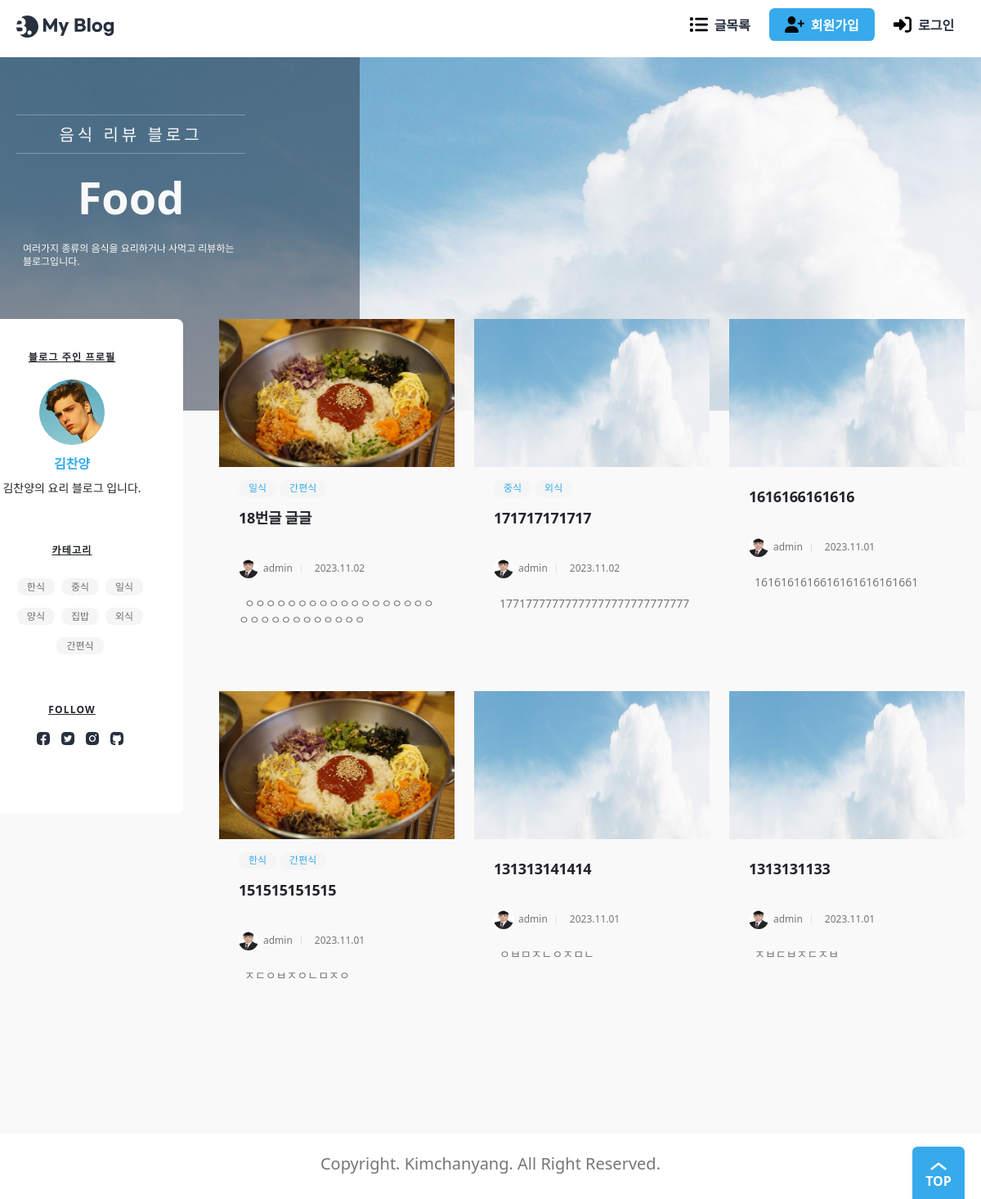
Before: / with the older database file.
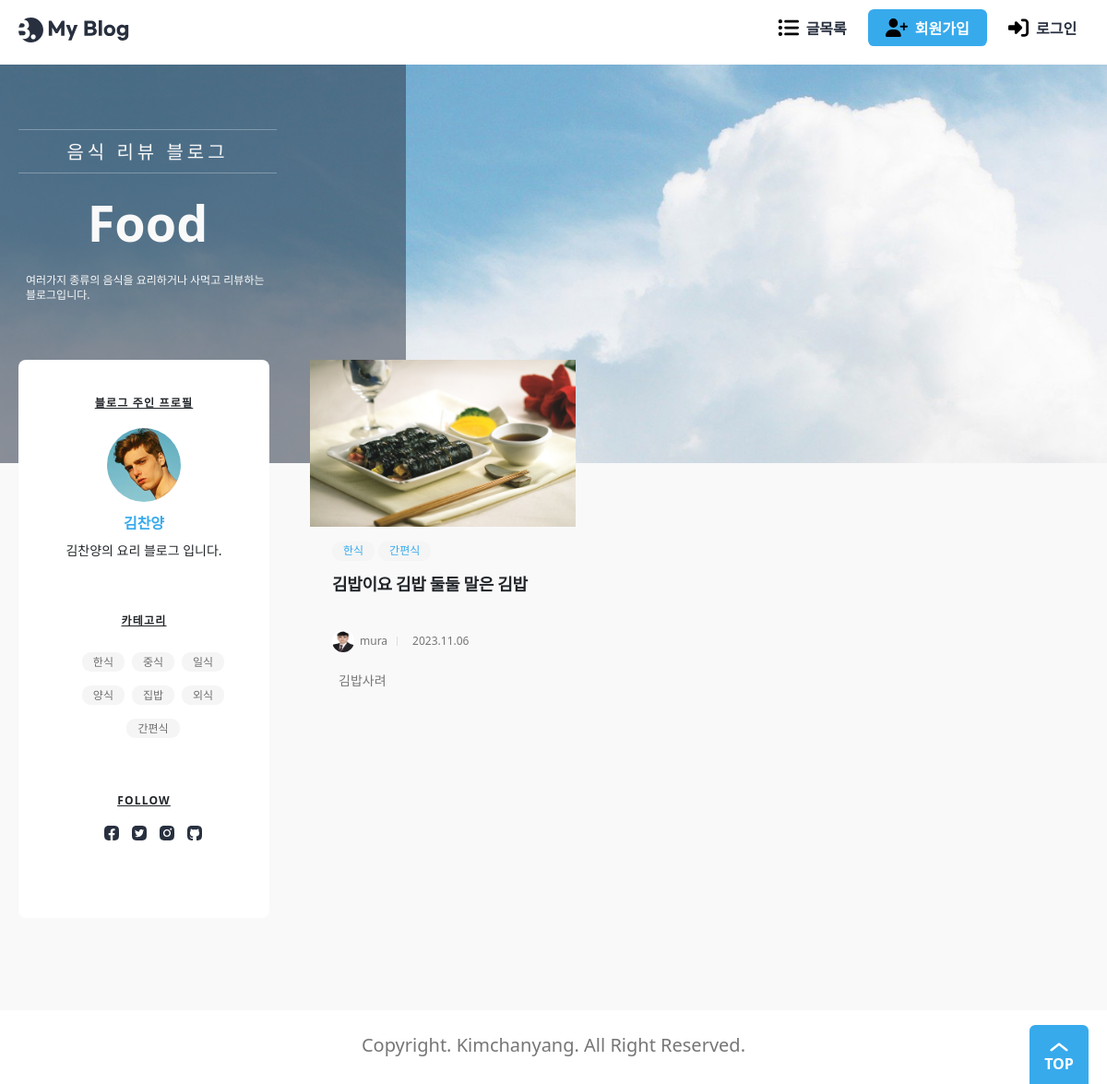
After: the same page with the newer database file.
### blog/models.py (models this page shows, shortened)
class Post(models.Model):
    title = models.CharField(_("제목"), max_length=50)
    content = models.TextField(_("내용"))
    head_image = models.ImageField(
        _("메인 이미지"), upload_to="blog/images/%Y/%m/%d/", blank=True
    )
    file_upload = models.FileField(
        _("파일"), upload_to="blog/files/%Y/%m/%d/", blank=True
    )
    created_at = models.DateTimeField(_("작성일자"), auto_now_add=True)
    updated_at = models.DateTimeField(_("수정일자"), auto_now=True)
    author = models.ForeignKey(User, on_delete=models.CASCADE, verbose_name="작성자")
    tags = models.ManyToManyField("Tag", blank=True, verbose_name="태그")
    view_count = models.PositiveIntegerField(verbose_name="조회수", default=0)
    likes_count = models.PositiveIntegerField(verbose_name="좋아요", default=0)
    class Meta:
        ordering = ["-created_at"]

class Tag(models.Model):
    name = models.CharField(max_length=50, unique=True, verbose_name="태그 이름")
    def __str__(self):
        return self.name

### accounts/models.py (models this page shows)
class User(AbstractUser):
    nickname = models.CharField(_("닉네임"), max_length=50)
    profile_img = models.ImageField(
        _("프로필 사진"), upload_to=user_directory_path, blank=True
    )
    class Meta:
        db_table = "User"

### main/views.py (the view)
class PostPick6(ListView):
    model = Post
    ordering = "-pk"
    template_name = "main/index.html"
    def get_queryset(self):
        return Post.objects.all().order_by("-pk")[:6]
    def get_context_data(self, **kwargs):
        context = super().get_context_data(**kwargs)
        context["tags"] = Tag.objects.all()
        return context

### templates/main/index.html (shortened to what this page needs)
{% extends "base.html" %}
{% block main %}
{% load static %}
<div class="banner">
    <div class="max-width">
        <div class="banner-contents">
            <p class="sub-text">음식 리뷰 블로그</p>
            <p class="main-text">Food</p>
            <p class="description">
                여러가지 종류의 음식을 요리하거나 사먹고 리뷰하는 블로그입니다.
            </p>
        </div>
    </div>
</div>
<main>
    <div class="max-width">
        <ul class="posts">
            {% for post in object_list %}
            <li>
                <article onclick='location.href="{% url "post_detail" post.id %}"'
                    style="cursor: pointer; border-radius: 5px;">
                    <img {% if post.head_image %} src="{{ post.head_image.url }}" {% else %}
                        src="{% static 'images/background.jpg' %}" {% endif %} alt=""
                        style="width: 288px;height: 181px;">
                    <div class="contents-wrap">
                        <dl class="category">
                            {% for tag in post.tags.iterator %}
                            <dd><a href="{% url 'post_search_tag' tag %}">{{tag}}</a></dd>
                            {% endfor %}
                        </dl>
                        <h3>{{post.title}}</h3>
                        <dl class="author-wrap">
                            <dd class="author"><img src="{% static './images/profile.jpg' %}" alt="">{{post.author}}
                            </dd>
                            <dd class="created">{{post.created_at|date:'Y.m.d'}}</dd>
                        </dl>
                        <p class="post-description">
                            {{post.content|truncatechars:100}}
                        </p>
                    </div>
                </article>
            </li>
            {% endfor %}
        </ul>
        <aside class="about">
            <h2>블로그 주인 프로필</h2>
            <img src="{% static './assets/profile.jpg' %}" alt="" class="user-profile">
            <p class="user-name">김찬양</p>
            <p class="user-description">김찬양의 요리 블로그 입니다.</p>
            <h3>카테고리</h3>
            <ul class="categories">
                {% for tag in tags %}
                <li><a href="{% url 'post_search_tag' tag %}">{{ tag }}</a></li>
                {% endfor %}
            </ul>
            <h3>Follow</h3>
            <ul class="sns">
                <li>
                    <a href="#">
                        <img src="{% static './assets/Facebook.svg' %}" alt="Facebook">
                    </a>
                </li>
                <li>
                    <a href="#">
                        <img src="{% static './assets/Twitter.svg' %}" alt="Twitter">
                    </a>
                </li>
                <li>
                    <a href="#">
                        <img src="{% static './assets/Instagram.svg' %}" alt="Instagram">
                    </a>
                </li>
                <li>
                    <a href="https://github.com/Kimchanyang524">
                        <img src="{% static './assets/GitHub.svg' %}" alt="GitHub">
                    </a>
                </li>
            </ul>
        </aside>
    </div>
</main>
{% endblock main %}

### templates/base.html (shortened to what this page needs)
{% load static %}
<!DOCTYPE html>
<html lang="kr">
<head>
    <link rel="stylesheet" href="{% static './css/reset.css' %}">
    <link rel="stylesheet" as="style"
        href="https://cdn.jsdelivr.net/gh/orioncactus/pretendard/dist/web/static/pretendard.css">
    <link href="https://cdn.jsdelivr.net/npm/bootstrap@5.3.2/dist/css/bootstrap.min.css" rel="stylesheet">
    <link rel="stylesheet" href="{% static './css/global.css' %}">
    <link rel="stylesheet" href="{% static './css/header.css' %}">
    <link rel="stylesheet" href="{% static './css/footer.css' %}">
    <link rel="stylesheet" href="{% static './css/about.css' %}">
    <link rel="stylesheet" href="{% static './css/button.css' %}">
    <link rel="stylesheet" href="{% static './css/banner.css' %}">
    <link rel="stylesheet" href="{% static './css/category.css' %}">
    <link rel="stylesheet" href="{% static './css/author.css' %}">
    <link rel="stylesheet" href="{% static './css/post.css' %}">
    <link rel="stylesheet" href="{% static './css/posts.css' %}">
    <link rel="stylesheet" href="{% static './css/main.css' %}">
    <link rel="stylesheet" href="{% static './css/wrapbox.css' %}">
    <link rel="stylesheet" href="{% static './css/view.css' %}">
    <link rel="stylesheet" href="{% static './css/bootstrap.css' %}">
</head>
<body>
    <header>
        <div class="max-width">
            <h1>
                <a href="{% url 'index' %}">
                    <img src="{% static './assets/Logo.svg' %}" alt="My Blog">
                </a>
            </h1>
            <ul>
                <li>
                    <a href="{% url 'post_list' %}?page=1" class="button white">
                        <img src="{% static './assets/icon-postlist.svg' %}" alt="">
                        <span>글목록</span>
                    </a>
                </li>
                {% if request.user.is_authenticated %}
                <li>
                    <a href="{% url 'post_create' %}" class="button">
                        <img src="{% static './assets/icon-modify-white.svg' %}" alt="">
                        <span>글 작성</span>
                    </a>
                </li>
                <li>
                    <button class="button white">
                        <img src="{% static './assets/icon-logout.svg' %}" alt="">
                        <span class="logout">로그아웃</span>
                    </button>
                </li>
                {% else %}
                <li>
                    <a href="{% url 'register' %}" class="button">
                        <img src="{% static './assets/icon-register.svg' %}" alt="">
                        <span>회원가입</span>
                    </a>
                </li>
                <li>
                    <a href="{% url 'login' %}" class="button white">
                        <img src="{% static './assets/icon-login.svg' %}" alt="">
                        <span>로그인</span>
                    </a>
                </li>
                {% endif %}
            </ul>
        </div>
    </header>
    {% block main %}
    {% endblock main %}
    <footer>
        <div class="max-width">
            <h2>Copyright. Kimchanyang. All Right Reserved.</h2>
            <button class="top-button">TOP</button>
        </div>
    </footer>
</body>
</html>

### static/css/global.css (style rules this page uses)
:root { --main-color: rgb(55, 170, 236); --main-rgb: 55, 171, 236; --outline-border: rgb(55, 160, 236); --red-color: rgb(243, 124, 75); --red-rgb: 243, 124, 75; --black-color: #28303f; --white-color: #fff; --gray-color: #767676; --border-color: #ddd; --gray-background-light: #f9f9f9; --gray-background: #f5f5f5; --gray-text: #6f6f6f; --border-radius: 0.4em; }
h1, a, div, p, section, article, input, textarea { box-sizing: border-box; }
a { text-decoration: none; color: inherit; }
html { font-size: 10px; }
body { font-size: 1.6rem; line-height: 1.4; }
input, button { font-size: inherit; font-family: inherit; }
button { cursor: pointer; }
a { border-radius: 0.8rem; overflow: hidden; }
img { vertical-align: bottom; }
body { background: var(--gray-background-light); }
.max-width { width: 1224px; max-width: calc(100% - 4rem); margin: 0 auto; }

### static/css/header.css (style rules this page uses)
header { background: var(--white-color); }
header .max-width { display: flex; align-items: center; justify-content: space-between; gap: 4rem; padding: 1rem 0; }
header h1 { font-size: 3rem; }
header h1 a { display: block; padding: 0.4rem; margin-left: -0.4rem; }
header h1 a img { display: block; }
header ul { display: flex; align-items: center; gap: 1rem; }
header .button { text-transform: none; }

### static/css/footer.css (style rules this page uses)
footer { background: var(--white-color); margin-top: 10rem; }
footer .max-width { display: flex; align-items: center; justify-content: center; height: 8rem; position: relative; }
footer h2 { color: var(--gray-color); }
.top-button { position: absolute; bottom: 0; right: 0; width: 6.4rem; height: 6.4rem; padding-top: 2.2rem; border: 0; border-radius: var(--border-radius) var(--border-radius) 0 0; background: var(--main-color) url(../assets/ArrowTop.svg) no-repeat 50% 0.4rem / 4rem; color: var(--white-color); text-align: center; font-weight: bold; }

### static/css/about.css (style rules this page uses)
.about { flex-basis: calc((100% - 2.4rem * 3) / 4); flex-shrink: 0; align-self: flex-start; padding: 4rem 2.4rem 7rem; box-sizing: border-box; border-radius: var(--border-radius); background: var(--white-color); text-align: center; font-size: 2rem; }
.about h2, .about h3 { margin-bottom: 2rem; font-size: 1.2rem; font-weight: bold; text-transform: uppercase; text-decoration: underline; letter-spacing: 0.1em; }
.about h3 { margin-top: 6rem; }
.about .user-profile { width: 8rem; height: 8rem; object-fit: cover; border-radius: 50%; }
.about .user-name { color: var(--main-color); font-weight: bold; font-size: 1.6rem; margin: 1.2rem 0 0.8rem; }
.about .user-description { font-size: 1.4rem; padding: 0 0.4rem; }
.categories { display: flex; flex-wrap: wrap; align-items: center; justify-content: center; gap: 0.8rem; }
.categories li a { background: var(--gray-background); color: var(--gray-text); font-size: 1.2rem; border-radius: calc(var(--border-radius) * 2); padding: 0.2rem 1.2rem; }
.sns { display: flex; gap: 0.6rem; justify-content: center; margin-top: -0.4rem; }
.sns a { display: block; padding: 0.4rem; line-height: 1; }
.sns img { width: 1.6rem; display: block; }

### static/css/button.css (style rules this page uses)
.button { display: inline-flex; align-items: center; justify-content: center; gap: 0.8rem; height: 4rem; padding: 0.2rem 1.2em 0; border: 0; border-radius: var(--border-radius); background: var(--main-color); color: var(--white-color); text-transform: uppercase; font-weight: bold; line-height: 1; }
.button img { height: 1.2em; margin-top: -0.2rem; vertical-align: middle; }
.button.white { padding: 0.2rem 0.8em 0; background: var(--white-color); color: var(--black-color); }
.button.white img { height: 1.4em; }

### static/css/banner.css (style rules this page uses)
.banner { position: relative; background: url(../assets/background.jpg) no-repeat 50% 50% / cover; height: 27em; margin-bottom: -7em; }
.banner-contents { width: 28rem; padding: 7rem 0 14.5rem; text-align: center; color: var(--gray-background-light); }
.banner-contents::before { content: ""; display: block; position: absolute; top: 0; left: 0; width: calc((100% - 1224px) / 2 + 44rem); height: 100%; background: rgba(40, 48, 63, 0.5); }
.banner-contents > * { position: relative; }
.banner-contents .sub-text { border: 1px solid rgba(249, 249, 249, 0.3); border-width: 1px 0; padding: 1rem 0 0.8rem; font-size: 2rem; letter-spacing: 0.2em; }
.banner .main-text { font-weight: bold; font-size: 5.4rem; margin: 1.6rem 0; }
.description { font-size: 1.2rem; text-align: left; word-break: break-all; padding: 0 0.8rem; }
@media (max-width: 1280px) { .banner-contents::before { width: 44rem; } }

### static/css/posts.css (style rules this page uses)
.posts { display: grid; grid-template-columns: repeat(3, 1fr); gap: 2.4rem; }

Changed rows visible on the page:
removed Post: head_image (picture), title "18번글 글글", author "admin", created_at "2023.11.02", content "ㅇㅇㅇㅇㅇㅇㅇㅇㅇㅇㅇㅇㅇㅇㅇㅇㅇㅇㅇㅇㅇㅇㅇㅇㅇㅇㅇㅇㅇㅇ", Tag (name "일식"), Tag (name "간편식")
removed Post: title "171717171717", author "admin", created_at "2023.11.02", content "17717777777777777777777777777", Tag (name "중식"), Tag (name "외식")
removed Post: title "1616166161616", author "admin", created_at "2023.11.01", content "1616161616616161616161661"
removed Post: head_image (picture), title "151515151515", author "admin", created_at "2023.11.01", content "ㅈㄷㅇㅂㅈㅇㄴㅁㅈㅇ", Tag (name "한식"), Tag (name "간편식")
removed Post: title "131313141414", author "admin", created_at "2023.11.01", content "ㅇㅂㅁㅈㄴㅇㅈㅁㄴ"
removed Post: title "1313131133", author "admin", created_at "2023.11.01", content "ㅈㅂㄷㅂㅈㄷㅈㅂ"
added Post: head_image (picture), title "김밥이요 김밥 둘둘 말은 김밥", author "mura", created_at "2023.11.06", content "김밥사려", Tag (name "한식"), Tag (name "간편식")
